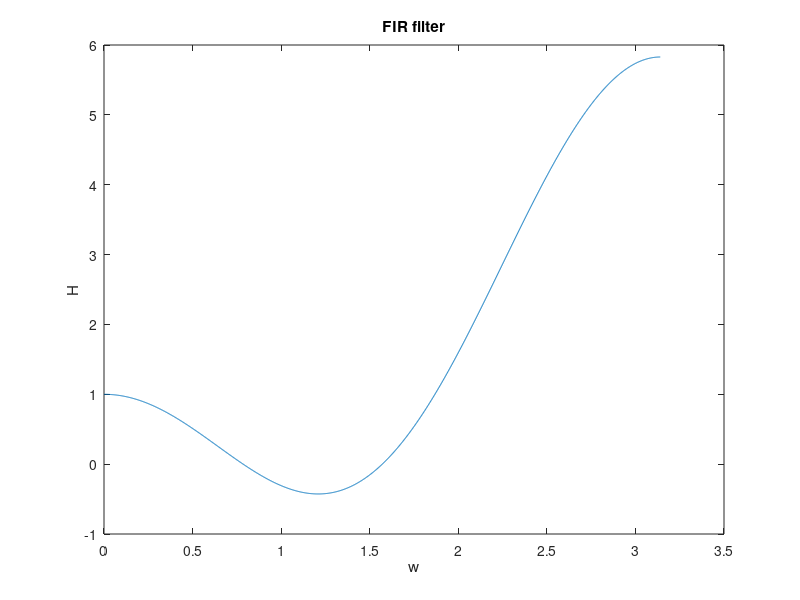

Source code (MATLAB): (Note: this script raises an error after producing the figure.)
%Hz = b0*(1-(exp(1i*w0))*(z^-1))*(1-(exp(-1i*w0))*(z^-1));
w0 = pi/4;
b0 = -(exp(1i*w0))/((1-(exp(1i*w0)))^2); 
b1 = [1 -(exp(1i*w0))];
b2 = [1 -(exp(-1i*w0))];
b = b0*conv(b1,b2);
a = 1;
[H,w] = freqz(b,a,2001);
plot(w,H);
title("FIR filter");
xlabel("w");
ylabel("H");
fvtool(b,a);
title("FIR filter");
% This FIR filter is stable and causal.

%Gz = (c0*(1-(exp(1i*w0))*(z^-1))*(1-(exp(-1i*w0))*(z^-1)))/((1-r0*(exp(1i*w0))*(z^-1))*(1-r0*(exp(-1i*w0))*(z^-1)));
r0 = 0.9;
c0 = ((exp(1i*w0)-r0)*(1-r0*exp(1i*w0)))/((1-(exp(1i*w0)))^2);
a1 = [1 -r0*(exp(1i*w0))];
a2 = [1 -r0*(exp(-1i*w0))];
c = c0*conv(b1,b2);
d = conv(a1,a2);
[G,k] = freqz(c,d,2001);
figure;
plot(k,G);
title("IIR filter");
xlabel("w");
ylabel("H");
fvtool(c,d);
title("IIR filter");
% This IIR filter is stable and causal.
% The filter peak becomes steeper as r->1.

load('handel.mat');
f0 = 1024;
t = 0:1/Fs:(length(y)-1)/Fs;
x = y' + sin(2*pi*f0*t);
y1 = filter(b,a,x);
y2 = real(filter(c,d,x));

subplot(2,2,1);
plot(t,y);
title("original signal");
xlabel("t");
ylabel("y");
ylim([-2 2]);
subplot(2,2,2);
plot(t,x);
title("noisy input signal");
xlabel("t");
ylabel("x");
ylim([-2 2]);
subplot(2,2,3);
plot(t,Y1);
title("FIR filtered signal");
xlabel("t");
ylabel("y1");
ylim([-2 2]);
subplot(2,2,4);
plot(t,Y2);
title("IIR filtered signal");
xlabel("t");
ylabel("y2");
ylim([-2 2]);